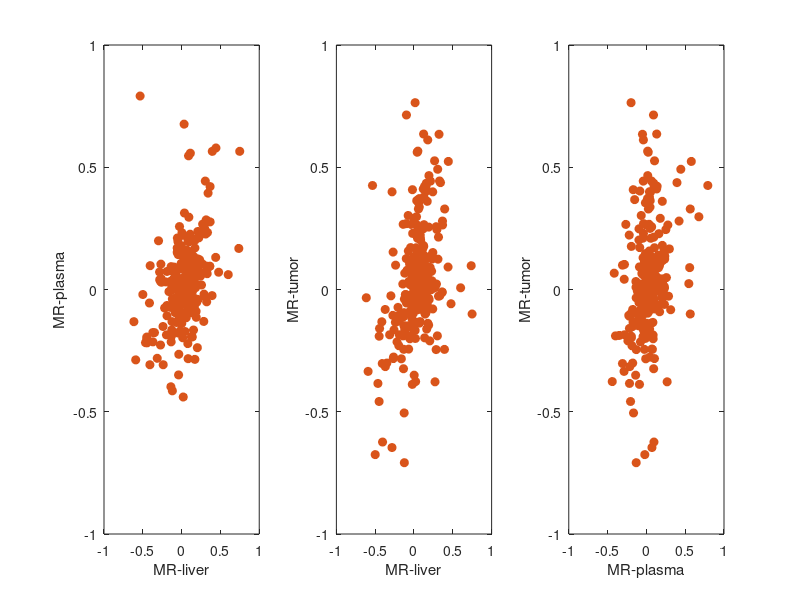

This chart was generated by the following MATLAB code: (Note: this script raises an error after producing the figure.)
%----------------------------------------------------------------------
% Compare fold changes in metabolite levels between different treatment
% conditions in the sarcoma model
%----------------------------------------------------------------------

%----------------------------------------------------------------------
% Read fold changes and sample informations from files
%----------------------------------------------------------------------
Samples=textread('SampleList.txt','%s','delimiter','\n');
load FCs.txt
[a idx]=sort(Samples);
Samples=Samples(idx);
FCs=FCs(:,idx);
Mets=textread('MetaboliteOverlap.txt','%s','delimiter','\n');
count=0;
allpos=1:length(Mets);
tag=allpos;
SubPosList={1:3,4:6,7:9,10:12};

%-----------------------------------------------------------------------
% Draw heatmaps and scatter plots to compare the fold changes between 
% treatment groups
%-----------------------------------------------------------------------
for npos=1:4
    SubPos=SubPosList{npos};
    figure;
    title('Fold Change Comparison');
    count=0;
    for i=1:2
        for j=i+1:3
            count=count+1;
            subplot(1,3,count);
            hold on;
            box on;
            scatter(log10(FCs(tag>0,SubPos(i))),log10(FCs(tag>0,SubPos(j))),'filled',...
                'Marker','o','MarkerEdgeColor',[0.85 0.33 0.1],'MarkerFaceColor',[0.85 0.33 0.1]);
            xlabel(Samples(SubPos(i)));
            ylabel(Samples(SubPos(j)));            
            xlim([-1 1]);
            ylim([-1 1]);
        end
    end
    colormap('redbluecmap');
    CovMat=corr(FCs(tag>0,SubPos),'type','Spearman');
    figure;
    heatmap(CovMat,Samples(SubPos),Samples(SubPos),'%0.3f%','MinColorValue',-1,'MaxColorValue',1,...
        'FontSize',14,'TickFontSize',14,'ShowAllTicks',true,'TickAngle',45,'GridLines',':');
    title('Spearman Correlation');
    colorbar;
    colormap('redbluecmap');
end